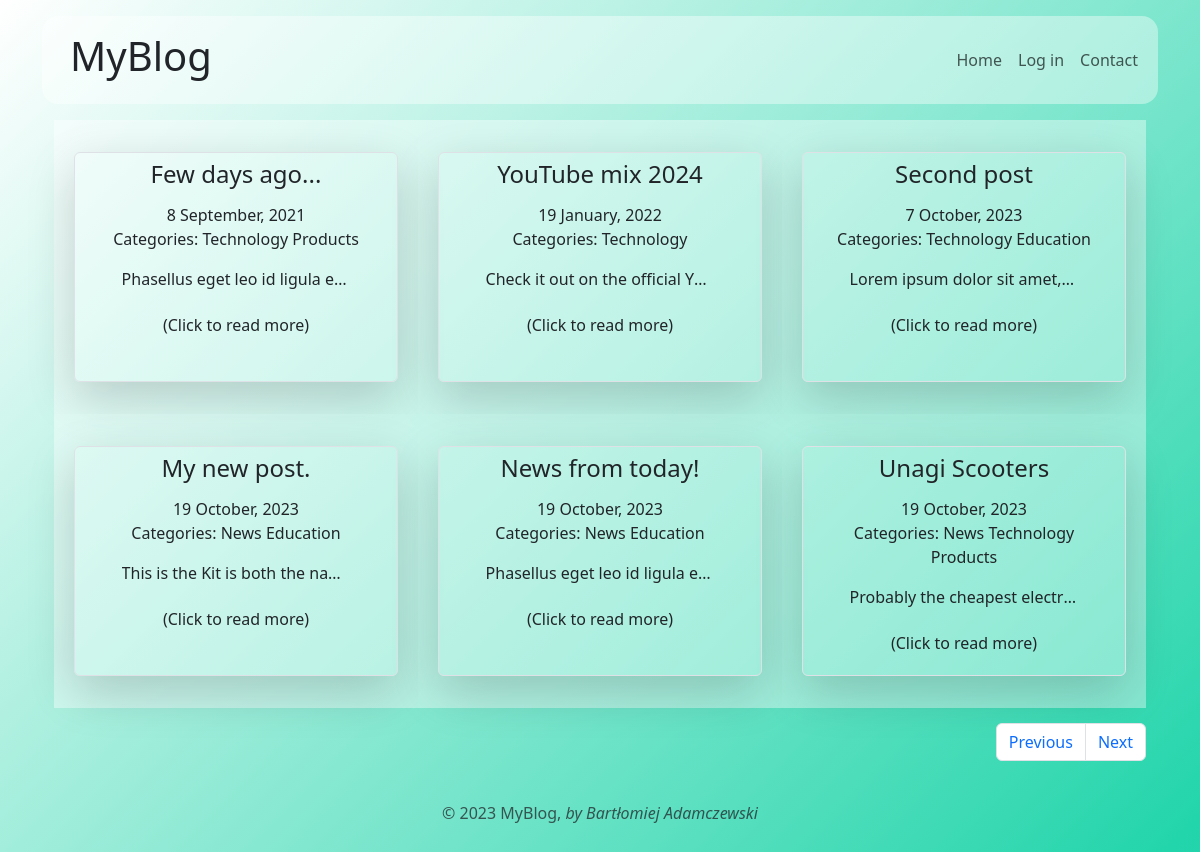
The page / on the database its author committed.
### tables this page shows
CREATE TABLE `article` (
  `id` int(11) NOT NULL,
  `title` varchar(128) NOT NULL,
  `content` varchar(3000) NOT NULL,
  `published_at` varchar(30) DEFAULT NULL,
  `image_file` varchar(200) DEFAULT NULL
);

### classes/Auth.php (called while the page is built, shortened)
<?php
class Auth {
  public static function isLoggedIn() {
    return (isset($_SESSION['is_logged_in']) && $_SESSION['is_logged_in']);
  }
}

### classes/Article.php (called while the page is built, shortened)
<?php
class Article
{
    public static function getPage($conn, $limit, $offset, $only_published = false)
    {
        $condition = $only_published ? ' WHERE published_at IS NOT NULL' : '';
        $sql = "SELECT a.*, category.name AS category_name
                FROM (SELECT *
                FROM article
                $condition
                ORDER BY published_at
                LIMIT :limit
                OFFSET :offset) AS a
                LEFT JOIN article_category
                ON a.id = article_category.article_id
                LEFT JOIN category
                ON article_category.category_id = category.id";
        $stmt = $conn->prepare($sql);
        $stmt->bindValue(':limit', $limit, PDO::PARAM_INT);
        $stmt->bindValue(':offset', $offset, PDO::PARAM_INT);
        $stmt->execute();
        $results =  $stmt->fetchAll(PDO::FETCH_ASSOC);
        $articles = [];
        $previous_id = null;
        foreach ($results as $row) {
          $article_id = $row['id'];
          if($article_id != $previous_id) {
            $row['category_names'] = [];
            $articles[$article_id] = $row;
          }
          $articles[$article_id]['category_names'][] = $row['category_name'];
          $previous_id = $article_id;
        }
      return $articles;
    }
    public static function getTotal($conn, $only_published = false)
    {
      $condition = $only_published ? " WHERE published_at IS NOT NULL" : "";
      return $conn->query("SELECT COUNT(*) FROM article$condition")->fetchColumn();
    }
}

### classes/Paginator.php (called while the page is built, shortened)
<?php
class Paginator {
  public function __construct($page, $records_per_page, $total_records) {
    $this -> limit = $records_per_page;
    $page = filter_var($page, FILTER_VALIDATE_INT,[
      'options' => [
        'default' => 1,
        'min_range' => 1
      ]
    ] );
    $total_pages = ceil($total_records / $records_per_page);
    if ($page < $total_pages) {
      $this -> next = $page + 1;
    }
    $this -> offset = $records_per_page * ($page - 1);
  }
}

### index.php (the view, shortened to what this page needs)
<?php
$conn = require 'includes/db.php';
$paginator = new Paginator($_GET['page'] ?? 1 , 6, Article::getTotal($conn, true));
$articles = Article::getPage($conn, $paginator -> limit, $paginator -> offset, true);
?>
<?php require 'includes/header.php';?>
<?php if (empty($articles)): ?>
<p>No articles found</p>
<?php else:?>
<div class="main-site-articles">
<?php foreach ($articles as $article):?>
  <div class="article-card col-lg-4 col-md-6">
    <div class="row border rounded overflow-hidden shadow-lg ">
    <a href="article.php?id=<?= $article['id']; ?>" class="link-body-emphasis text-decoration-none">
      <div class="btn d-flex flex-column">
    <article>
      <h4 class="text-short"><?= htmlspecialchars($article['title']); ?></h4><br>
      <time><?php $datetime = new DateTime($article['published_at']);
            echo $datetime -> format("j F, Y"); ?></time>
      <?php if ($article['category_names']) : ?>
      <p>Categories:
        <?php foreach ($article['category_names'] as $name) : ?>
        <?= $name; ?>
        <?php endforeach; ?>
      </p>
      <?php endif; ?>
      <p class="text-short"><?= htmlspecialchars($article['content']); ?></p>
    </article>
    <p>(Click to read more)</p>
    </div>
    </a>
    </div>
  </div>
<?php endforeach;?>
</div>
<?php require 'includes/pagination.php';?>
<?php endif;?>
<?php require 'includes/footer.php';?>

### includes/header.php (shortened to what this page needs)
<!DOCTYPE html>
<html lang="en">
<head>
  <link href="https://cdn.jsdelivr.net/npm/bootstrap@5.3.2/dist/css/bootstrap.min.css" rel="stylesheet"
>
  <link href="https://cdn.jsdelivr.net/npm/bootstrap@5.3.2/dist/css/bootstrap.min.css" rel="stylesheet"
>
  <link rel="stylesheet" href="/css/jquery.datetimepicker.min.css">
  <link rel="stylesheet" href="https://cdn.datatables.net/1.13.6/css/jquery.dataTables.css" />
  <link rel="stylesheet" href="/css/styles.css">
</head>
<body>
  <div class="container">
    <nav class="navbar navbar-expand-lg my-3">
      <div class="container d-flex py-2">
        <h1 class="mx-3">MyBlog</h1>
        <div class="collapse navbar-collapse" id="navbarTogglerDemo02">
          <ul class="navbar-nav me-auto mb-2 mb-lg-0">
            <li class="nav-item">
              <a class="nav-link" href="/">Home</a>
            </li>
            <?php if (Auth::isLoggedIn()) :?>
            <li class="nav-item"><a class="nav-link" href="/admin/">Admin</a></li>
            <li class="nav-item"><a class="nav-link" href="/logout.php">Log out</a></li>
            <?php else :?>
            <li class="nav-item"><a class="nav-link" href="/login.php">Log in</a></li>
            <?php endif; ?>
            <li class="nav-item"><a class="nav-link" href="/contact.php">Contact</a></li>
          </ul>
        </div>
      </div>
    </nav>
    <main class="container">

### includes/pagination.php
<?php $base = strtok($_SERVER["REQUEST_URI"], '?'); ?>
<nav>
  <ul class="pagination justify-content-end">
    <li class="page-item">
      <?php if ($paginator -> previous): ?>
        <a class="page-link" href="<?= $base; ?>?page=<?= $paginator -> previous; ?>">Previous</a>
      <?php else: ?>
         <span class="page-link">Previous</span>
      <?php endif; ?>
    </li>
    <li class="page-item">
      <?php if ($paginator -> next): ?>
        <a class="page-link" href="<?= $base; ?>?page=<?= $paginator -> next; ?>">Next</a>
      <?php else: ?>
        <span class="page-link">Next</span>
      <?php endif; ?>
    </li>
  </ul>
</nav>

### includes/footer.php (shortened to what this page needs)
  </main>
    <div class="container">
      <footer class="py-3 my-4">
          <p class="text-center text-body-secondary">© 2023 MyBlog, <em>by Bartłomiej Adamczewski</em></p>
      </footer>
    </div>
  </div>
</body>
</html>

### css/styles.css (style rules this page uses)
ul.pagination { margin-top: 15px; }
.text-short { display: inline-block; white-space: nowrap; overflow: hidden; text-overflow: ellipsis; max-width: 25ch; }
body { background: linear-gradient( -45deg, #ee7752, #e73c7e, #23a6d5, #23d5ab, transparent ); background-size: 400% 400%; animation: gradient 15s ease infinite; height: 100vh; }
.navbar-collapse { flex-basis: 100%; flex-grow: 0; align-items: center; }
.navbar { background: rgba(255, 255, 255, 0.397); border-radius: 1rem; }
.row { display: flex; flex-wrap: wrap; height: 230px; width: 400px; }
.article-card { display: flex; align-items: center; justify-content: center; background: rgba(255, 255, 255, 0.397); padding: 2rem 2rem 2rem 2rem; border-style: none; }
.main-site-articles { display: flex; flex-wrap: wrap; align-items: center; justify-content: center; }

### rows shown on the page
article: title "Few days ago...", published_at "8 September, 2021", name "Technology", name "Products", content "Phasellus eget leo id ligula e…"
article: title "YouTube mix 2024", published_at "19 January, 2022", name "Technology", content "Check it out on the official Y…"
article: title "Second post", published_at "7 October, 2023", name "Technology", name "Education", content "Lorem ipsum dolor sit amet,…"
article: title "My new post.", published_at "19 October, 2023", name "News", name "Education", content "This is the Kit is both the na…"
article: title "News from today!", published_at "19 October, 2023", name "News", name "Education", content "Phasellus eget leo id ligula e…"
article: title "Unagi Scooters", published_at "19 October, 2023", name "News", name "Technology", name "Products", content "Probably the cheapest electr…"
